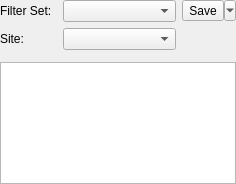
<?xml version="1.0" encoding="UTF-8"?>
<ui version="4.0">
 <class>FilterSetWidget</class>
 <widget class="QWidget" name="FilterSetWidget">
  <property name="geometry">
   <rect>
    <x>0</x>
    <y>0</y>
    <width>236</width>
    <height>184</height>
   </rect>
  </property>
  <property name="windowTitle">
   <string>Form</string>
  </property>
  <layout class="QVBoxLayout" name="verticalLayout">
   <property name="margin">
    <number>0</number>
   </property>
   <item>
    <layout class="QGridLayout" name="gridLayout">
     <item row="1" column="0">
      <widget class="QLabel" name="siteCodeLabel">
       <property name="text">
        <string>Site:</string>
       </property>
      </widget>
     </item>
     <item row="1" column="1" colspan="2">
      <widget class="QComboBox" name="siteCodeCombo"/>
     </item>
     <item row="0" column="0">
      <widget class="QLabel" name="filterSetLabel">
       <property name="text">
        <string>Filter Set:</string>
       </property>
      </widget>
     </item>
     <item row="0" column="1" colspan="2">
      <widget class="QComboBox" name="filterSetCombo"/>
     </item>
     <item row="0" column="3">
      <widget class="QToolButton" name="filterSetTool">
       <property name="text">
        <string>Save</string>
       </property>
       <property name="icon">
        <iconset resource="resources.qrc">
         <normaloff>:/plugins/ark/filter/saveFilterSet.png</normaloff>:/plugins/ark/filter/saveFilterSet.png</iconset>
       </property>
       <property name="popupMode">
        <enum>QToolButton::MenuButtonPopup</enum>
       </property>
      </widget>
     </item>
    </layout>
   </item>
   <item>
    <widget class="QFrame" name="newFilterFrame">
     <layout class="QHBoxLayout" name="horizontalLayout_2">
      <property name="margin">
       <number>0</number>
      </property>
     </layout>
    </widget>
   </item>
   <item>
    <widget class="QListWidget" name="filterListWidget">
     <property name="showDropIndicator" stdset="0">
      <bool>false</bool>
     </property>
     <property name="selectionMode">
      <enum>QAbstractItemView::NoSelection</enum>
     </property>
    </widget>
   </item>
  </layout>
  <action name="saveFilterSetAction">
   <property name="icon">
    <iconset resource="resources.qrc">
     <normaloff>:/plugins/ark/filter/saveFilterSet.png</normaloff>:/plugins/ark/filter/saveFilterSet.png</iconset>
   </property>
   <property name="text">
    <string>Save Filter Set</string>
   </property>
  </action>
  <action name="deleteFilterSetAction">
   <property name="icon">
    <iconset resource="resources.qrc">
     <normaloff>:/plugins/ark/filter/deleteFilterSet.svg</normaloff>:/plugins/ark/filter/deleteFilterSet.svg</iconset>
   </property>
   <property name="text">
    <string>Delete Filter Set</string>
   </property>
  </action>
  <action name="exportFilterSetAction">
   <property name="icon">
    <iconset resource="resources.qrc">
     <normaloff>:/plugins/ark/filter/exportFilterSet.png</normaloff>:/plugins/ark/filter/exportFilterSet.png</iconset>
   </property>
   <property name="text">
    <string>Export Filter Set</string>
   </property>
  </action>
 </widget>
 <resources>
  <include location="resources.qrc"/>
 </resources>
 <connections/>
</ui>
